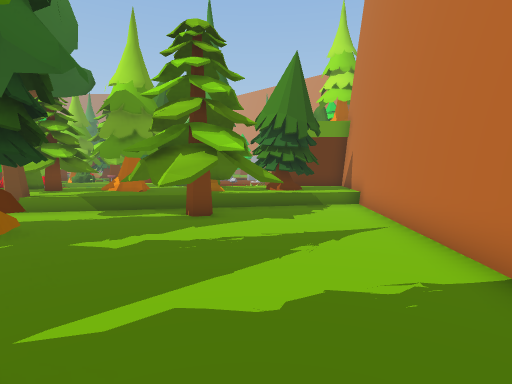
View 1 (above)

16 first-person views from a walk through a 3-D level made in the Unity game engine. The camera is 1.2 m above the floor, tilts 4° down and sees 80° across. The floor is counted in squares, 1 m on a side. Each view is taken from the middle of a square. On the plan, view 1 faces up. The plan holds only what a view shows up to about 13 squares ahead; the rest is blank. The place goes on beyond the plan. The player is left out.

View 2
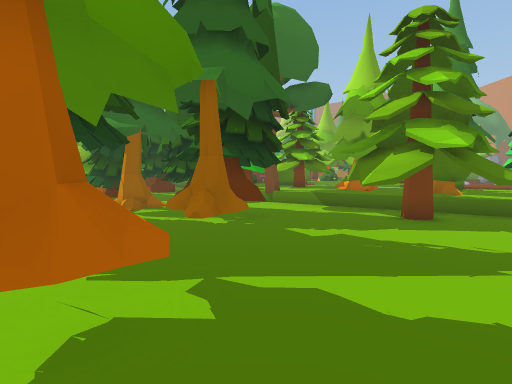

View 3
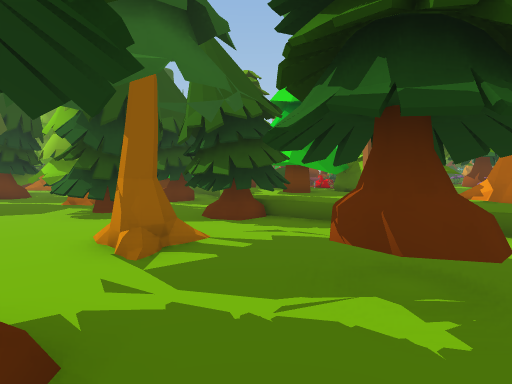

View 4
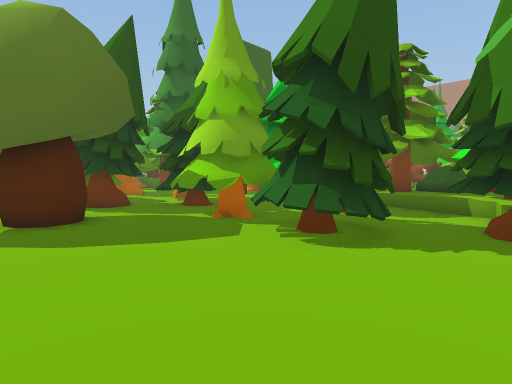

View 5
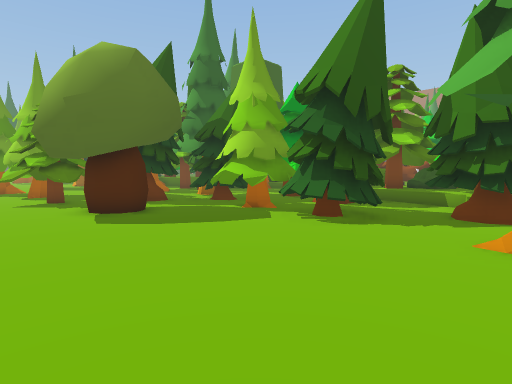

View 6
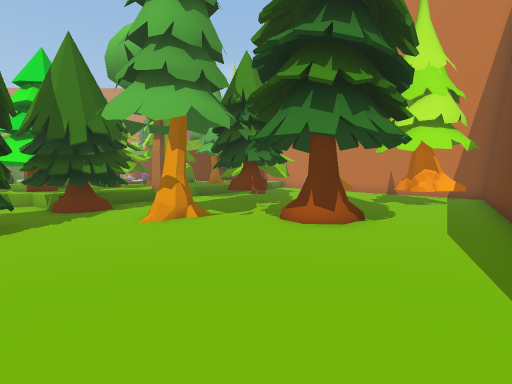

View 7
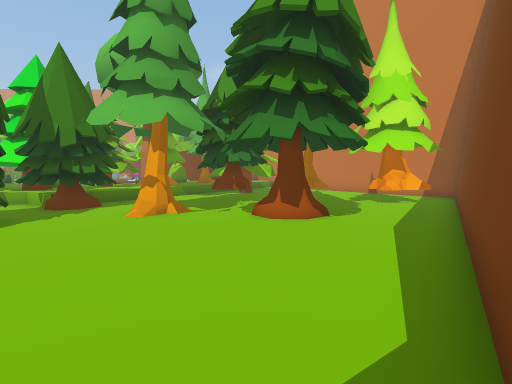

View 8
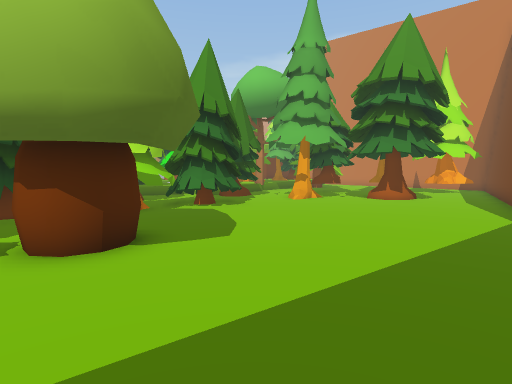

View 9
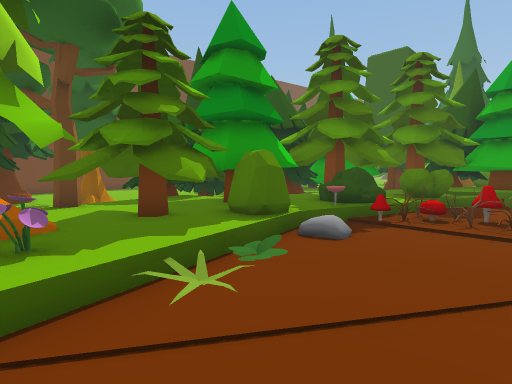

View 10
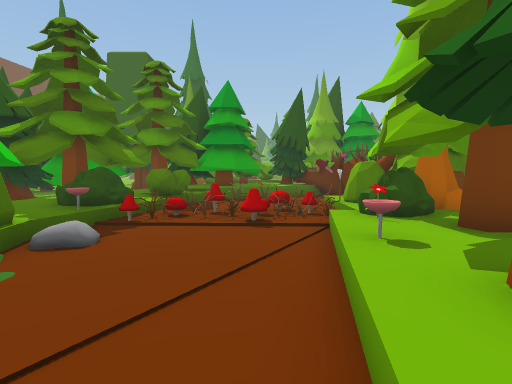

View 11
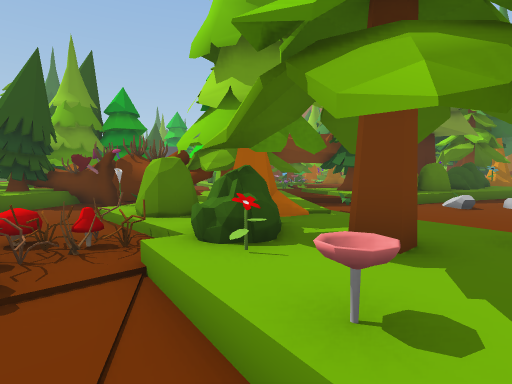

View 12
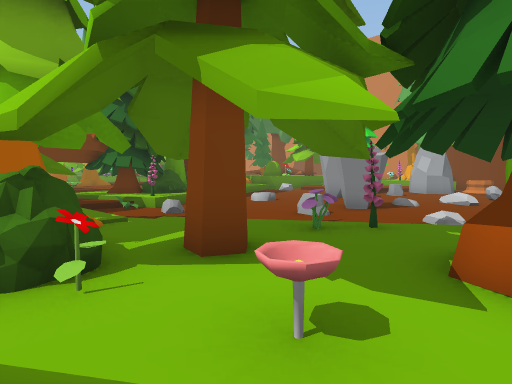

View 13
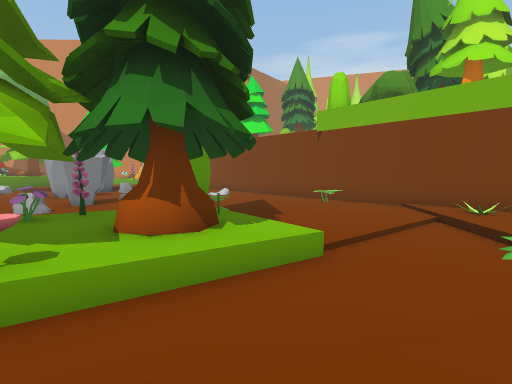

View 14
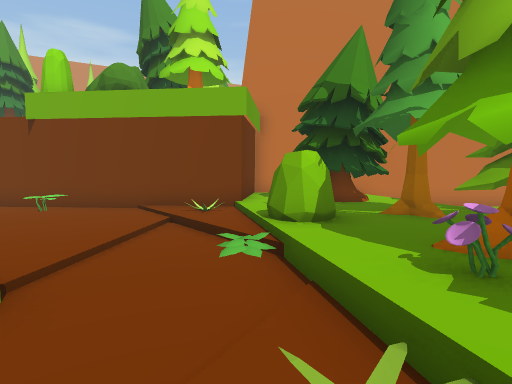

View 15
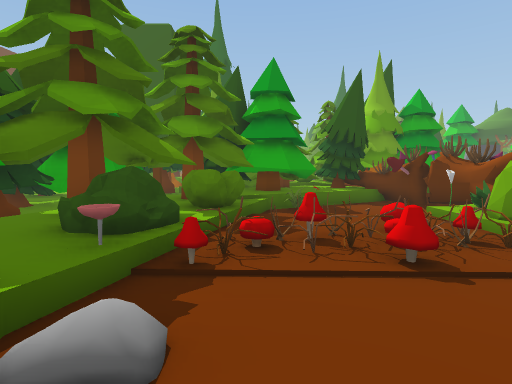

View 16
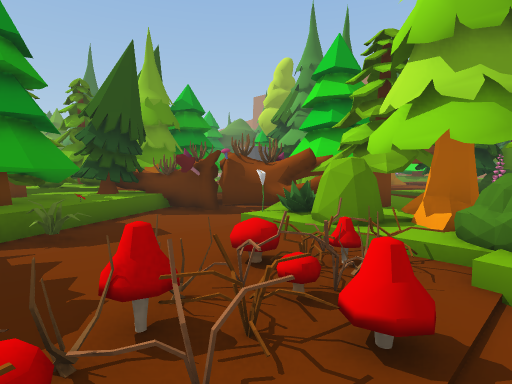

### Floor plan
Key: @ floor where view 1 was taken; # wall or solid block; . main floor; : floor 0.25 m higher than the main floor; + floor 0.5 m higher than the main floor; / step, stairs or slope; = window, fence, low wall or low ledge; O other object.
Columns run from 20 left of view 1 to 4 right of it. Each row starts with its distance up from view 1.
 31         O/O   O
 30       OOOO::: OO ::
 29      OOOOO:// :O:::
 28      OOOO//:::::::::
 27   O OOOOO//:::OO/:O:
 26   O O::O/:::::OO:::
 25  OOOO /:::::::::::::
 24 OO OOO+/:::::::::::::
 23 OO OOOOO //      :::::#
 22 OOOOOOOOOOOO/O/ O:::::#
 21 OOOOOOOOOOOOO+OO::::O:#
 20 O# .OOOOOOOOOOOO:::::##
 19 O ...::O=OOOOOO/:::::#
 18  ....::O=...OOO/:::::#
 17 OO.O.:::=........../:#
 16 OOOO.:OO/.........//O###
 15 OOOOO: OO.......O///+++##
 14 OOOOOOO+O.O.OO//+OO++O  #
 13 OOOOOOOOOOOOO+OOOOO OOO #
 12 OOOOOO#OOOOOOOOOOOOOOOO+#
 11   OOOOOOOOOOOOOOOOOOOO+/#
 10    OOOO.OOOOOO+O+ OO....#
  9  OOOOOO..OOOOO#.OOOOO...#
  8 O  O OO.OOOO.  ..OOOO...#
  7 OOO OOOOOOOO.....OOOO...#
  6 OOO OOOOO.OOO.OOO.O....##
  5 OOOOOOOOO..OOOOOO......#
  4 O..OO.OO...OOOOOO#.....#
  3 O............O..#O.....#
  2 OOO..........=  .......
  1 OO#..........OO...OO..
  0 .##..............OOO@..#
 -1 ...................O.###
 -2 .................#####
 -3  ...........######
 -4 . ...... ####

Where each view was taken, in squares from view 1:
view 1: 0 up, 0 right, facing up
view 2: 0 up, 1 right, facing up-left
view 3: 2 up, 4 left, facing up-left
view 4: 0 up, 10 left, facing up-left
view 5: 2 down, 9 left, facing up-left
view 6: 3 down, 13 left, facing up-right
view 7: 4 down, 13 left, facing up-right
view 8: 4 down, 20 left, facing up-right
view 9: 17 up, 5 left, facing down-left
view 10: 17 up, 5 left, facing left
view 11: 17 up, 8 left, facing up-left
view 12: 17 up, 9 left, facing up
view 13: 15 up, 9 left, facing up-right
view 14: 15 up, 8 left, facing right
view 15: 15 up, 8 left, facing left
view 16: 15 up, 11 left, facing up-left
